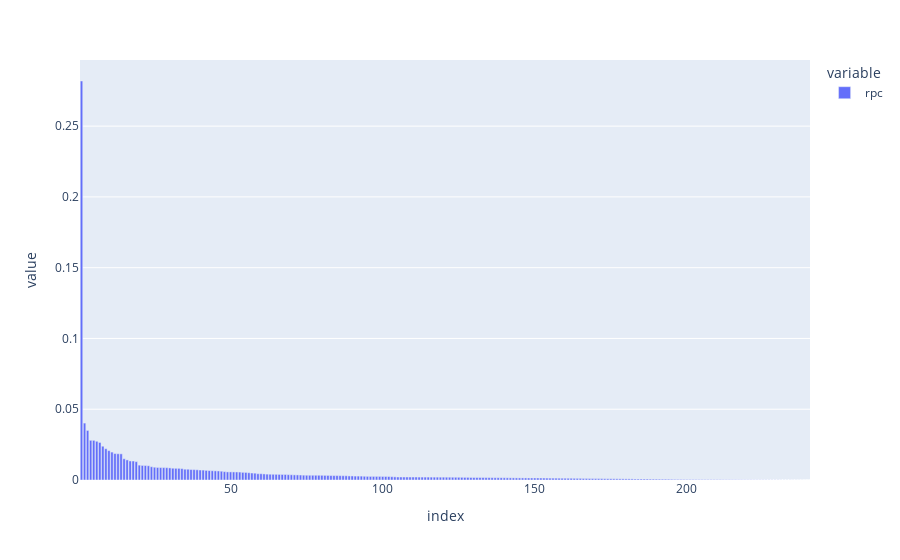

Notebook code for this chart:
### Markdown cell above
After removing rows with a population size of 0 (see
above), we add the new column for the RPC2, reports per country per capita

And? Now that we have comparable per-country data, let's sort by RPC2 and print
out the 20 worst offenders.

### Code cell
rpcpc = pd.merge(reports, capita, how='left', on='iso3')
rpcpc = rpcpc[rpcpc['population'] > 0]
rpcpc['rpc'] = rpcpc['reports'] / rpcpc['population']

rpcpc = rpcpc.sort_values(by=['rpc'], ascending=False)
rpcpc.index = pd.RangeIndex(start=1, stop=len(rpcpc) + 1, step=1)

display(rpcpc.head(20))
px.bar(rpcpc['rpc']).show()

### Figure 1 — Plotly figure (JSON) as saved in the notebook; plotly's stock layout.template omitted (floating-point values rounded to 4 significant figures; data arrays with more than 128 entries replaced by an {"elided": "..."} marker saying what was removed)
{"data": [{"alignmentgroup": "True", "hovertemplate": "variable=rpc<br>index=%{x}<br>value=%{y}<extra></extra>", "legendgroup": "rpc", "marker": {"color": "#636efa", "pattern": {"shape": ""}}, "name": "rpc", "offsetgroup": "rpc", "orientation": "v", "showlegend": true, "textposition": "auto", "type": "bar", "x": {"elided": "240 int values"}, "xaxis": "x", "y": {"elided": "240 float values"}, "yaxis": "y"}], "layout": {"barmode": "relative", "legend": {"title": {"text": "variable"}, "tracegroupgap": 0}, "margin": {"t": 60}, "xaxis": {"anchor": "y", "domain": [0, 1], "title": {"text": "index"}}, "yaxis": {"anchor": "x", "domain": [0, 1], "title": {"text": "value"}}}}
